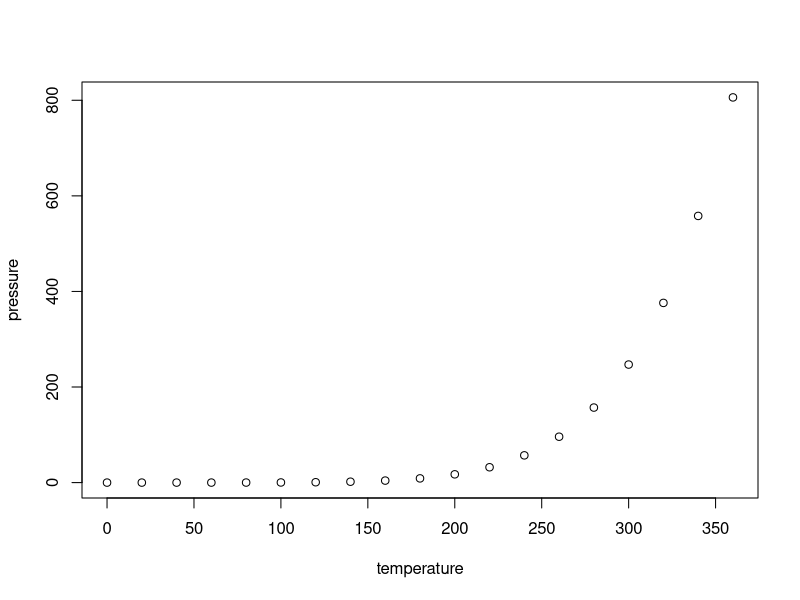
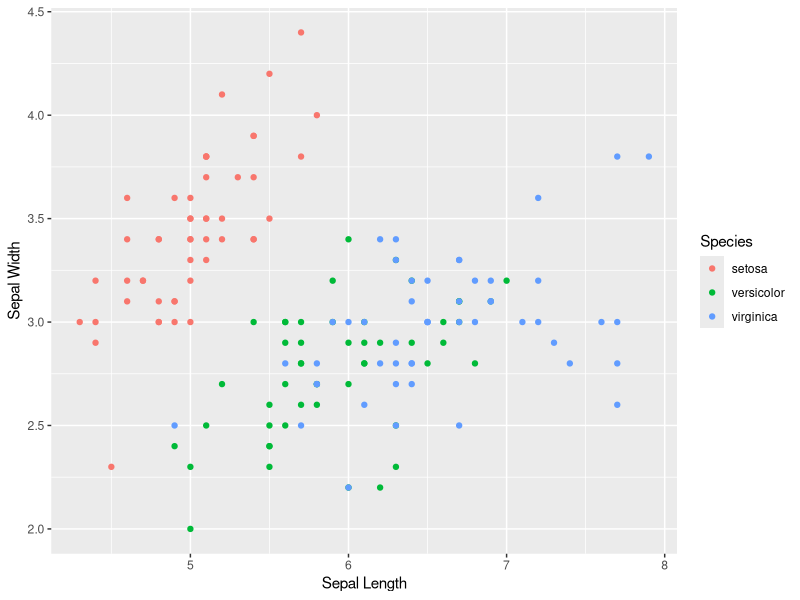
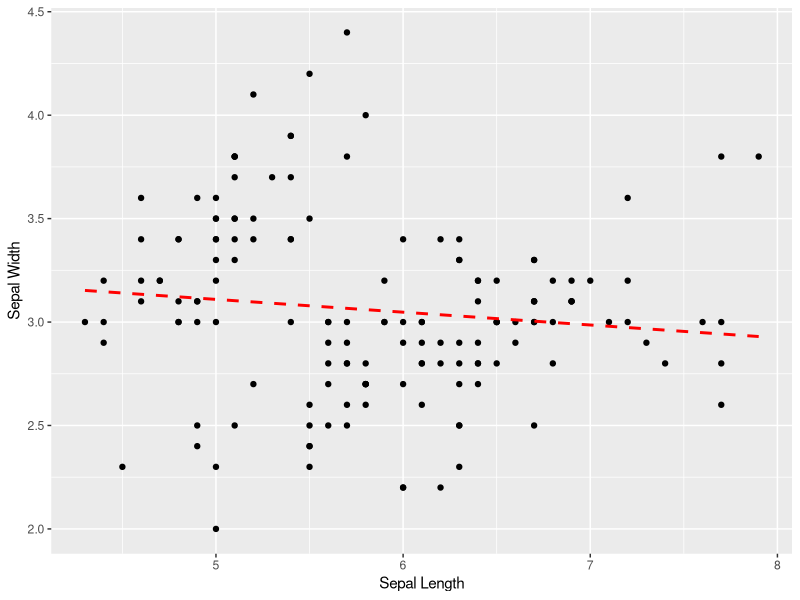
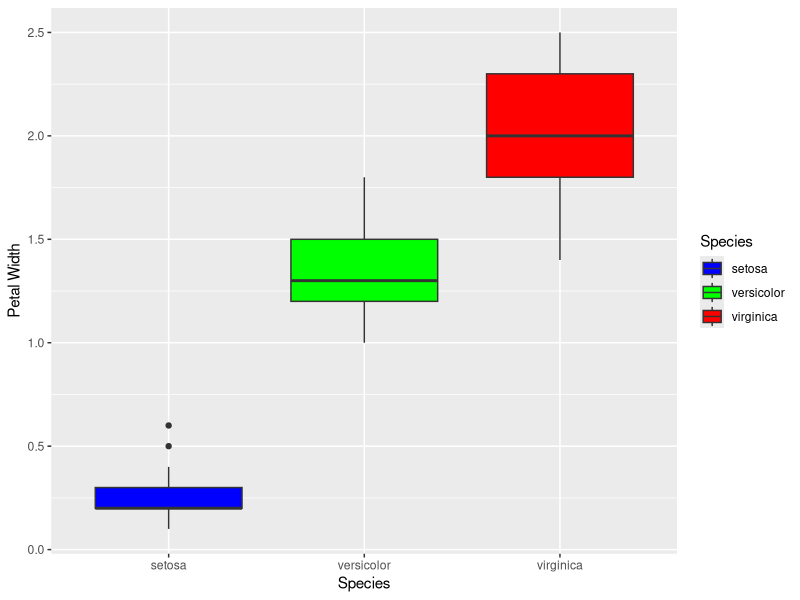
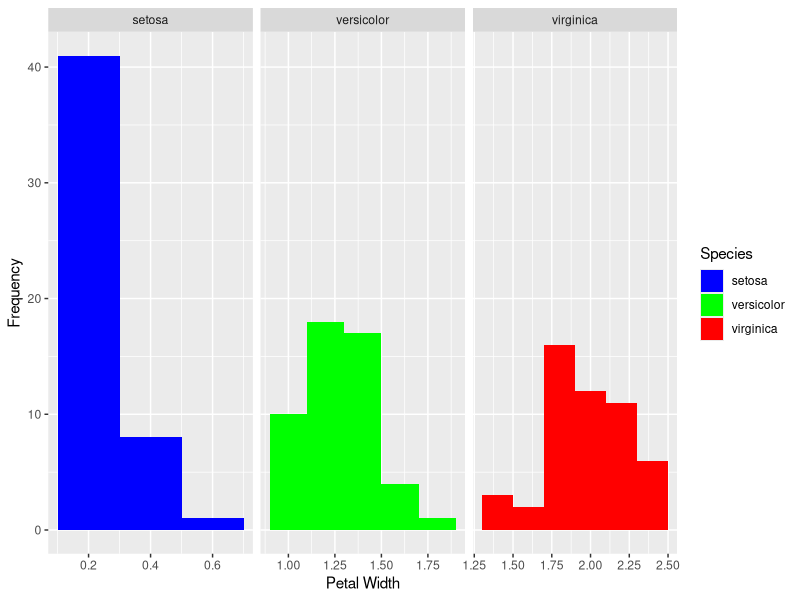

These charts were generated, in order, by the following R code:
## ---- chunk 1
knitr::opts_chunk$set(echo = TRUE)
## ---- chunk 2
summary(cars)
## ---- chunk 3
plot(pressure)
## ---- chunk 4
# import the data("iris")

iris
## ---- chunk 5
# make a scatter plot with x-axis: Sepal.Length and y-axis: Sepal.Width, and the species should be shown in different colors

library(ggplot2)

ggplot(iris, aes(x = Sepal.Length, y = Sepal.Width, color = Species)) +
  geom_point() +
  labs(x = "Sepal Length", y = "Sepal Width", color = "Species")
## ---- chunk 6
# add regression line for the previous plot with the whole dataset (regardless of the species)

library(ggplot2)

ggplot(iris, aes(x = Sepal.Length, y = Sepal.Width)) +
  geom_point() +
  geom_smooth(method = "lm", se = FALSE, linetype = "dashed", color = "red") +
  labs(x = "Sepal Length", y = "Sepal Width")
## ---- chunk 7
# calculate the Pearson correlation for this plot

correlation <- cor(iris$Sepal.Length, iris$Sepal.Width)

correlation
## ---- chunk 8
# make the boxplot for Petal.Width with 3 species separately in the x-axis in different colors

library(ggplot2)

ggplot(iris, aes(x = Species, y = Petal.Width, fill = Species)) +
  geom_boxplot() +
  labs(x = "Species", y = "Petal Width") +
  scale_fill_manual(values = c("setosa" = "blue", "versicolor" = "green", "virginica" = "red"))
## ---- chunk 9
# make the histogram for Petal.Width with 3 species separately in x-axis in different colors

library(ggplot2)

ggplot(iris, aes(x = Petal.Width)) +
  geom_histogram(binwidth = 0.2, aes(fill = Species), position = "dodge") +
  labs(x = "Petal Width", y = "Frequency") +
  facet_wrap(~Species, scales = "free_x") +
  scale_fill_manual(values = c("setosa" = "blue", "versicolor" = "green", "virginica" = "red"))
## ---- chunk 10
# run the t-test of Petal.Width between setosa and virginica, and give the conclusion if the width is a statistically significant difference between 2 species

setosa_petal_width <- iris$Petal.Width[iris$Species == "setosa"]
virginica_petal_width <- iris$Petal.Width[iris$Species == "virginica"]

t_test_result <- t.test(setosa_petal_width, virginica_petal_width)

t_test_result

# Result: Since the p-value is much smaller than 0.05, there is a statistically significant difference in petal width between the setosa and virginica species.
